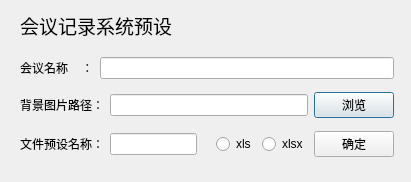
<?xml version="1.0" encoding="UTF-8"?>
<ui version="4.0">
 <class>initial</class>
 <widget class="QDialog" name="initial">
  <property name="geometry">
   <rect>
    <x>0</x>
    <y>0</y>
    <width>411</width>
    <height>182</height>
   </rect>
  </property>
  <property name="windowTitle">
   <string>Dialog</string>
  </property>
  <widget class="QLabel" name="label_4">
   <property name="geometry">
    <rect>
     <x>20</x>
     <y>10</y>
     <width>191</width>
     <height>31</height>
    </rect>
   </property>
   <property name="font">
    <font>
     <pointsize>14</pointsize>
    </font>
   </property>
   <property name="text">
    <string>会议记录系统预设</string>
   </property>
  </widget>
  <widget class="QWidget" name="layoutWidget">
   <property name="geometry">
    <rect>
     <x>20</x>
     <y>50</y>
     <width>374</width>
     <height>114</height>
    </rect>
   </property>
   <layout class="QVBoxLayout" name="verticalLayout">
    <item>
     <layout class="QHBoxLayout" name="horizontalLayout">
      <item>
       <widget class="QLabel" name="label">
        <property name="text">
         <string>会议名称    ：</string>
        </property>
       </widget>
      </item>
      <item>
       <widget class="QLineEdit" name="lineEditMeetName"/>
      </item>
     </layout>
    </item>
    <item>
     <layout class="QHBoxLayout" name="horizontalLayout_2">
      <item>
       <widget class="QLabel" name="label_2">
        <property name="text">
         <string>背景图片路径：</string>
        </property>
       </widget>
      </item>
      <item>
       <widget class="QLineEdit" name="lineEditBackPath"/>
      </item>
      <item>
       <widget class="QPushButton" name="pushButtonBrower">
        <property name="text">
         <string>浏览</string>
        </property>
       </widget>
      </item>
     </layout>
    </item>
    <item>
     <layout class="QHBoxLayout" name="horizontalLayout_3">
      <item>
       <widget class="QLabel" name="label_3">
        <property name="text">
         <string>文件预设名称：</string>
        </property>
       </widget>
      </item>
      <item>
       <widget class="QLineEdit" name="lineEditFileName"/>
      </item>
      <item>
       <widget class="QLabel" name="label_5">
        <property name="text">
         <string/>
        </property>
       </widget>
      </item>
      <item>
       <layout class="QHBoxLayout" name="horizontalLayout_4">
        <item>
         <widget class="QRadioButton" name="xls">
          <property name="text">
           <string>xls</string>
          </property>
         </widget>
        </item>
        <item>
         <widget class="QRadioButton" name="xlsx">
          <property name="text">
           <string>xlsx</string>
          </property>
         </widget>
        </item>
       </layout>
      </item>
      <item>
       <widget class="QPushButton" name="pushButtonSure">
        <property name="text">
         <string>确定</string>
        </property>
       </widget>
      </item>
     </layout>
    </item>
   </layout>
  </widget>
 </widget>
 <resources/>
 <connections/>
</ui>
